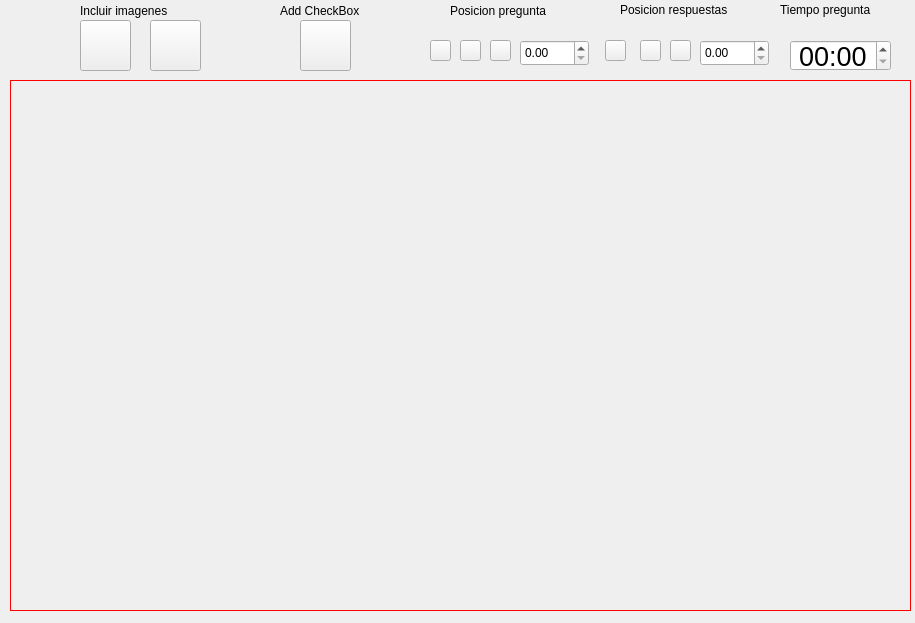
<?xml version="1.0" encoding="UTF-8"?>
<ui version="4.0">
 <class>Form</class>
 <widget class="QWidget" name="Form">
  <property name="geometry">
   <rect>
    <x>0</x>
    <y>0</y>
    <width>915</width>
    <height>623</height>
   </rect>
  </property>
  <property name="windowTitle">
   <string>Form</string>
  </property>
  <widget class="QStackedWidget" name="listWidget_panelVersion">
   <property name="geometry">
    <rect>
     <x>10</x>
     <y>80</y>
     <width>901</width>
     <height>531</height>
    </rect>
   </property>
   <property name="toolTipDuration">
    <number>0</number>
   </property>
   <property name="styleSheet">
    <string notr="true">padding:0px;
border: 1px solid red;
</string>
   </property>
   <property name="frameShape">
    <enum>QFrame::NoFrame</enum>
   </property>
   <property name="frameShadow">
    <enum>QFrame::Plain</enum>
   </property>
   <property name="currentIndex">
    <number>-1</number>
   </property>
  </widget>
  <widget class="QDoubleSpinBox" name="dSpin_pregTam">
   <property name="geometry">
    <rect>
     <x>520</x>
     <y>40</y>
     <width>69</width>
     <height>26</height>
    </rect>
   </property>
  </widget>
  <widget class="QPushButton" name="btn_pregDer">
   <property name="geometry">
    <rect>
     <x>490</x>
     <y>40</y>
     <width>21</width>
     <height>21</height>
    </rect>
   </property>
   <property name="styleSheet">
    <string notr="true">border-image: url(:/alinear/IMAGENES/alinear_derecho.png);</string>
   </property>
   <property name="text">
    <string/>
   </property>
   <property name="id" stdset="0">
    <number>2</number>
   </property>
  </widget>
  <widget class="QPushButton" name="btn_pregCen">
   <property name="geometry">
    <rect>
     <x>460</x>
     <y>40</y>
     <width>21</width>
     <height>21</height>
    </rect>
   </property>
   <property name="styleSheet">
    <string notr="true">border-image: url(:/alinear/IMAGENES/alinear_centrar.png);</string>
   </property>
   <property name="text">
    <string/>
   </property>
   <property name="id" stdset="0">
    <number>0</number>
   </property>
  </widget>
  <widget class="QPushButton" name="btn_pregIzq">
   <property name="geometry">
    <rect>
     <x>430</x>
     <y>40</y>
     <width>21</width>
     <height>21</height>
    </rect>
   </property>
   <property name="styleSheet">
    <string notr="true">border-image: url(:/alinear/IMAGENES/alinear_izquierda.png);</string>
   </property>
   <property name="text">
    <string/>
   </property>
   <property name="id" stdset="0">
    <number>1</number>
   </property>
  </widget>
  <widget class="QTimeEdit" name="timeEdit">
   <property name="geometry">
    <rect>
     <x>790</x>
     <y>40</y>
     <width>101</width>
     <height>31</height>
    </rect>
   </property>
   <property name="font">
    <font>
     <pointsize>20</pointsize>
    </font>
   </property>
   <property name="alignment">
    <set>Qt::AlignCenter</set>
   </property>
   <property name="currentSection">
    <enum>QDateTimeEdit::MinuteSection</enum>
   </property>
   <property name="displayFormat">
    <string>mm:ss</string>
   </property>
   <property name="currentSectionIndex">
    <number>0</number>
   </property>
  </widget>
  <widget class="QLabel" name="label_3">
   <property name="geometry">
    <rect>
     <x>620</x>
     <y>0</y>
     <width>141</width>
     <height>20</height>
    </rect>
   </property>
   <property name="text">
    <string>Posicion respuestas</string>
   </property>
  </widget>
  <widget class="QLabel" name="label_4">
   <property name="geometry">
    <rect>
     <x>450</x>
     <y>0</y>
     <width>141</width>
     <height>21</height>
    </rect>
   </property>
   <property name="text">
    <string>Posicion pregunta</string>
   </property>
  </widget>
  <widget class="QPushButton" name="btn_respCen">
   <property name="geometry">
    <rect>
     <x>640</x>
     <y>40</y>
     <width>21</width>
     <height>21</height>
    </rect>
   </property>
   <property name="styleSheet">
    <string notr="true">border-image: url(:/alinear/IMAGENES/alinear_centrar.png);</string>
   </property>
   <property name="text">
    <string/>
   </property>
  </widget>
  <widget class="QPushButton" name="btn_respIzq">
   <property name="geometry">
    <rect>
     <x>605</x>
     <y>40</y>
     <width>21</width>
     <height>21</height>
    </rect>
   </property>
   <property name="styleSheet">
    <string notr="true">border-image: url(:/alinear/IMAGENES/alinear_izquierda.png);</string>
   </property>
   <property name="text">
    <string/>
   </property>
  </widget>
  <widget class="QDoubleSpinBox" name="dSpin_respTam">
   <property name="geometry">
    <rect>
     <x>700</x>
     <y>40</y>
     <width>69</width>
     <height>26</height>
    </rect>
   </property>
  </widget>
  <widget class="QPushButton" name="btn_respDer">
   <property name="geometry">
    <rect>
     <x>670</x>
     <y>40</y>
     <width>21</width>
     <height>21</height>
    </rect>
   </property>
   <property name="styleSheet">
    <string notr="true">border-image: url(:/alinear/IMAGENES/alinear_derecho.png);</string>
   </property>
   <property name="text">
    <string/>
   </property>
  </widget>
  <widget class="QLabel" name="label_5">
   <property name="geometry">
    <rect>
     <x>80</x>
     <y>0</y>
     <width>141</width>
     <height>21</height>
    </rect>
   </property>
   <property name="text">
    <string>Incluir imagenes</string>
   </property>
  </widget>
  <widget class="QPushButton" name="btn_pregImag0">
   <property name="geometry">
    <rect>
     <x>80</x>
     <y>20</y>
     <width>51</width>
     <height>51</height>
    </rect>
   </property>
   <property name="styleSheet">
    <string notr="true">border-image: url(:/alinear/ICONOS/icon_preg0.png);</string>
   </property>
   <property name="text">
    <string/>
   </property>
  </widget>
  <widget class="QPushButton" name="btn_pregImag50">
   <property name="geometry">
    <rect>
     <x>150</x>
     <y>20</y>
     <width>51</width>
     <height>51</height>
    </rect>
   </property>
   <property name="styleSheet">
    <string notr="true">border-image: url(:/alinear/ICONOS/icon_preg50.png);</string>
   </property>
   <property name="text">
    <string/>
   </property>
  </widget>
  <widget class="QLabel" name="label_6">
   <property name="geometry">
    <rect>
     <x>280</x>
     <y>0</y>
     <width>121</width>
     <height>21</height>
    </rect>
   </property>
   <property name="text">
    <string>Add CheckBox</string>
   </property>
  </widget>
  <widget class="QLabel" name="label_7">
   <property name="geometry">
    <rect>
     <x>780</x>
     <y>0</y>
     <width>121</width>
     <height>20</height>
    </rect>
   </property>
   <property name="text">
    <string>Tiempo pregunta</string>
   </property>
  </widget>
  <widget class="QPushButton" name="btn_addCheckBox">
   <property name="geometry">
    <rect>
     <x>300</x>
     <y>20</y>
     <width>51</width>
     <height>51</height>
    </rect>
   </property>
   <property name="styleSheet">
    <string notr="true">border-image: url(:/alinear/ICONOS/icon_addCheckBox.png);</string>
   </property>
   <property name="text">
    <string/>
   </property>
  </widget>
 </widget>
 <resources>
  <include location="../imagenes.qrc"/>
 </resources>
 <connections/>
</ui>
